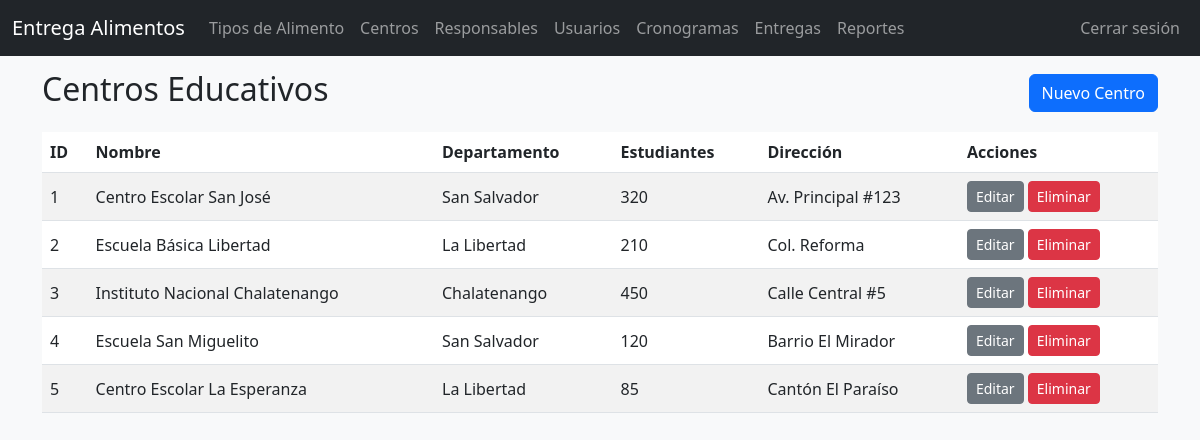
/index.php?controller=centros&action=index (signed in), run on the app's committed database.
### tables this page shows
CREATE TABLE mnt_centros_educativos (
id_centro INT AUTO_INCREMENT PRIMARY KEY,
nombre VARCHAR(200) NOT NULL,
id_departamento INT NOT NULL,
cantidad_estudiantes INT NOT NULL,
direccion VARCHAR(255) DEFAULT NULL,
UNIQUE(nombre, id_departamento),
FOREIGN KEY (id_departamento) REFERENCES ctl_departamentos(id_departamento) ON DELETE RESTRICT ON UPDATE CASCADE
);

### app/core/Controller.php (called while the page is built, shortened)
<?php
class Controller
{
    protected function view($path, $data = [])
    {
        extract($data);
        require_once __DIR__ . '/../views/layout/header.php';
        require_once __DIR__ . '/../views/' . $path . '.php';
        require_once __DIR__ . '/../views/layout/footer.php';
    }
}

### app/controllers/CentrosController.php (called while the page is built, shortened)
<?php
class CentrosController extends Controller
{
    public function index()
    {
        $m = new CentroEducativo();
        $centros = $m->all();
        $d = new Departamento();
        $departamentos = $d->all();
        $map = [];
        foreach ($departamentos as $dep) { $map[$dep['id_departamento']] = $dep['nombre']; }
        $this->view('centros/index', ['centros' => $centros, 'departamentos_map' => $map]);
    }
}

### app/config.php (called while the page is built)
<?php
return [
    'db' => [
        'host' => '127.0.0.1',
        'dbname' => 'entrega_alimentos',
        'user' => 'root',
        'pass' => ''
    ]
];

### app/core/Database.php (called while the page is built)
<?php
class Database
{
    private static $pdo = null;
    public static function getConnection()
    {
        if (self::$pdo === null) {
            $config = require __DIR__ . '/../config.php';
            $db = $config['db'];
            $dsn = "mysql:host={$db['host']};dbname={$db['dbname']};charset=utf8mb4";
            try {
                self::$pdo = new PDO($dsn, $db['user'], $db['pass'], [
                    PDO::ATTR_ERRMODE => PDO::ERRMODE_EXCEPTION,
                    PDO::ATTR_DEFAULT_FETCH_MODE => PDO::FETCH_ASSOC,
                ]);
            } catch (\PDOException $e) {
                die('DB connection failed: ' . $e->getMessage());
            }
        }
        return self::$pdo;
    }
}

### app/core/Model.php (called while the page is built, shortened)
<?php
class Model
{
    protected $pdo;
    protected $table;
    public function __construct()
    {
        $this->pdo = Database::getConnection();
    }
    public function all()
    {
        $stmt = $this->pdo->query("SELECT * FROM {$this->table}");
        return $stmt->fetchAll();
    }
}

### app/views/centros/index.php (the view)
<div class="d-flex justify-content-between align-items-center mb-3">
    <h2>Centros Educativos</h2>
    <a class="btn btn-primary" href="index.php?controller=centros&action=create">Nuevo Centro</a>
</div>
<div class="table-responsive">
<table class="table table-striped">
    <thead><tr><th>ID</th><th>Nombre</th><th>Departamento</th><th>Estudiantes</th><th>Dirección</th><th>Acciones</th></tr></thead>
    <tbody>
    <?php foreach($centros as $c): ?>
        <tr>
            <td><?= htmlspecialchars($c['id_centro']) ?></td>
            <td><?= htmlspecialchars($c['nombre']) ?></td>
            <td><?= htmlspecialchars($departamentos_map[$c['id_departamento']] ?? $c['id_departamento']) ?></td>
            <td><?= htmlspecialchars($c['cantidad_estudiantes']) ?></td>
            <td><?= htmlspecialchars($c['direccion']) ?></td>
            <td>
                <a class="btn btn-sm btn-secondary" href="index.php?controller=centros&action=edit&id=<?= $c['id_centro'] ?>">Editar</a>
                <a class="btn btn-sm btn-danger btn-delete" href="index.php?controller=centros&action=delete&id=<?= $c['id_centro'] ?>">Eliminar</a>
            </td>
        </tr>
    <?php endforeach; ?>
    </tbody>
</table>
</div>

### index.php (shortened to what this page needs)
<?php
if (isset($_GET['controller']) || isset($_GET['action']) || $_SERVER['REQUEST_METHOD'] === 'POST') {
    require_once __DIR__ . '/public/index.php';
    exit;
}
exit;

### public/index.php (shortened to what this page needs)
<?php
require_once __DIR__ . '/../app/core/Database.php';
require_once __DIR__ . '/../app/core/Model.php';
require_once __DIR__ . '/../app/core/Controller.php';
$controller = isset($_GET['controller']) ? $_GET['controller'] : 'tipos';
$action = isset($_GET['action']) ? $_GET['action'] : 'index';
$controllerFile = __DIR__ . '/../app/controllers/' . ucfirst($controller) . 'Controller.php';
$controllerClass = ucfirst($controller) . 'Controller';
if (file_exists($controllerFile)) {
    if (class_exists($controllerClass)) {
        $c = new $controllerClass();
        if (method_exists($c, $action)) {
            $c->{$action}();
        } else {
            header($_SERVER['SERVER_PROTOCOL'] . ' 404 Not Found');
            echo "Action not found";
        }
    } else {
        header($_SERVER['SERVER_PROTOCOL'] . ' 500 Internal Server Error');
        echo "Controller class not found";
    }
} else {
    header($_SERVER['SERVER_PROTOCOL'] . ' 404 Not Found');
    echo "Controller file not found";
}

### app/views/layout/header.php (shortened to what this page needs)
<!doctype html>
<html lang="es">
<head>
    <link href="https://cdn.jsdelivr.net/npm/bootstrap@5.3.0/dist/css/bootstrap.min.css" rel="stylesheet">
    <link href="assets/css/style.css" rel="stylesheet">
    <?php
      $isLoginPage = (isset($_GET['controller']) && $_GET['controller'] === 'auth' && isset($_GET['action']) && $_GET['action'] === 'login');
    ?>
    </head>
  <body class="<?php echo $isLoginPage ? 'login-page' : '' ?>">
    <?php if (! $isLoginPage): ?>
    <nav class="navbar navbar-expand-lg navbar-dark bg-dark fixed-top">
  <div class="container-fluid">
  <a class="navbar-brand" href="index.php?controller=dashboard&action=index">Entrega Alimentos</a>
    <div class="collapse navbar-collapse" id="navbarsExample07">
      <ul class="navbar-nav me-auto mb-2 mb-lg-0">
  <?php
  $role = $_SESSION['user']['rol'] ?? null;
        if ($role === 'admin'): ?>
          <li class="nav-item"><a class="nav-link" href="index.php?controller=tipos&action=index">Tipos de Alimento</a></li>
        <?php endif; ?>
        <?php if ($role === 'admin'): ?>
          <li class="nav-item"><a class="nav-link" href="index.php?controller=centros&action=index">Centros</a></li>
        <?php endif; ?>
        <?php if ($role === 'admin'): ?>
          <li class="nav-item"><a class="nav-link" href="index.php?controller=responsables&action=index">Responsables</a></li>
        <?php endif; ?>
        <?php if ($role === 'admin'): ?>
          <li class="nav-item"><a class="nav-link" href="index.php?controller=usuarios&action=index">Usuarios</a></li>
        <?php endif; ?>
  <?php if (in_array($role, ['admin','supervisor'])): ?>
          <li class="nav-item"><a class="nav-link" href="index.php?controller=cronogramas&action=index">Cronogramas</a></li>
        <?php endif; ?>
  <?php if (in_array($role, ['admin','supervisor'])): ?>
          <li class="nav-item"><a class="nav-link" href="index.php?controller=entregas&action=index">Entregas</a></li>
        <?php endif; ?>
        <?php if ($role === 'admin'): ?>
          <li class="nav-item"><a class="nav-link" href="index.php?controller=reportes&action=index">Reportes</a></li>
        <?php endif; ?>
      </ul>
      <ul class="navbar-nav ms-auto">
        <?php
        if (!empty($_SESSION['user'])): ?>
          <li class="nav-item"><a class="nav-link" href="index.php?controller=auth&action=logout">Cerrar sesión</a></li>
        <?php else: ?>
          <li class="nav-item"><a class="nav-link" href="index.php?controller=auth&action=login">Login</a></li>
        <?php endif; ?>
      </ul>
    </div>
  </div>
</nav>
<?php endif; ?>
<main class="<?php echo $isLoginPage ? 'container-fluid p-0' : 'container'; ?>">

### app/views/layout/footer.php (shortened to what this page needs)
    </main>
</body>
</html>

### assets/css/style.css (style rules this page uses)
body { background: #f8f9fa; }
.table td, .table th { vertical-align: middle; }

### data on the page
mnt_centros_educativos: id_centro "1", nombre "Centro Escolar San José", id_departamento "San Salvador", cantidad_estudiantes "320", direccion "Av. Principal #123"
mnt_centros_educativos: id_centro "2", nombre "Escuela Básica Libertad", id_departamento "La Libertad", cantidad_estudiantes "210", direccion "Col. Reforma"
mnt_centros_educativos: id_centro "3", nombre "Instituto Nacional Chalatenango", id_departamento "Chalatenango", cantidad_estudiantes "450", direccion "Calle Central #5"
mnt_centros_educativos: id_centro "4", nombre "Escuela San Miguelito", id_departamento "San Salvador", cantidad_estudiantes "120", direccion "Barrio El Mirador"
mnt_centros_educativos: id_centro "5", nombre "Centro Escolar La Esperanza", id_departamento "La Libertad", cantidad_estudiantes "85", direccion "Cantón El Paraíso"
